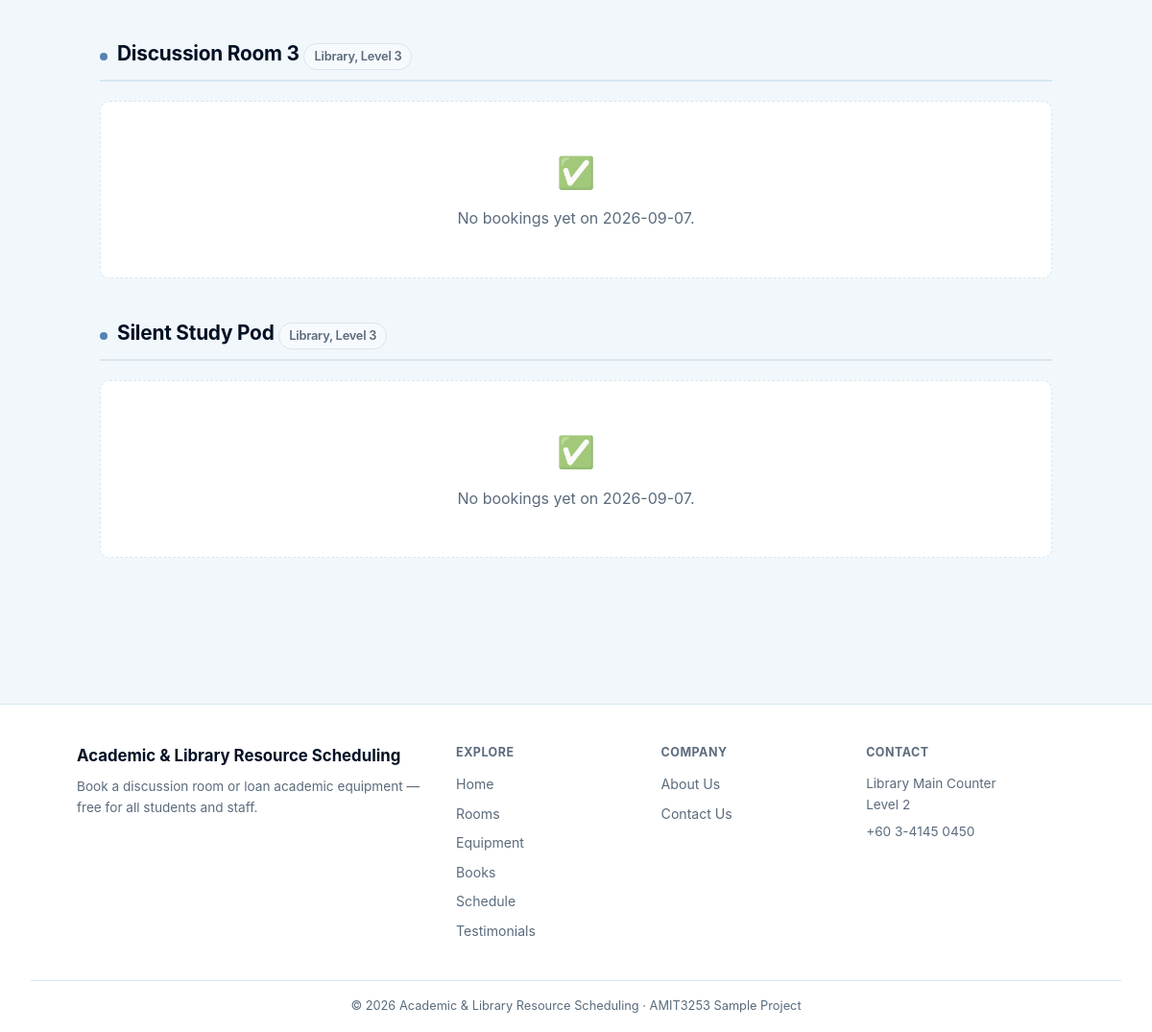
/schedule.php (lower part), run on an earlier commit of the app's database.
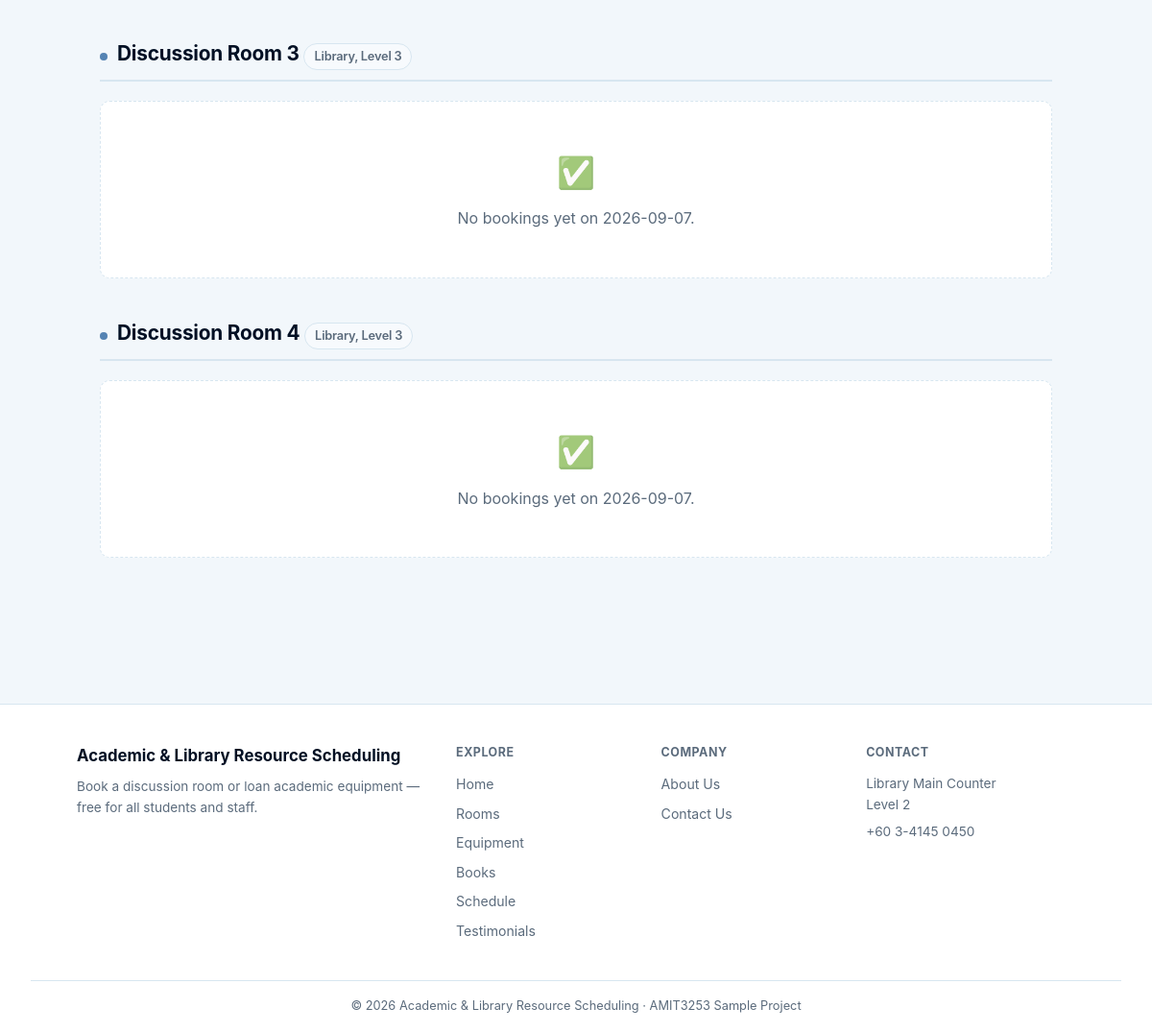
And on a later commit of the database.
### tables this page shows
CREATE TABLE rooms (
  id INT AUTO_INCREMENT PRIMARY KEY,
  room_name VARCHAR(100) NOT NULL,
  location VARCHAR(100) NOT NULL,
  capacity INT NOT NULL DEFAULT 1,
  image_url VARCHAR(500) NULL
);

### schedule.php (the view, shortened to what this page needs)
<?php
require 'config.php';
$date = $_GET['date'] ?? date('Y-m-d');
$rooms = $conn->query('SELECT * FROM rooms ORDER BY room_name')->fetch_all(MYSQLI_ASSOC);
$bookingsByRoom = [];
require 'partials/header.php';
?>
<?php foreach ($rooms as $r): ?>
<section>
<h2><?= htmlspecialchars($r['room_name']) ?> <span class="badge badge-neutral"><?= htmlspecialchars($r['location']) ?></span></h2>
<?php if (empty($bookingsByRoom[$r['id']])): ?>
<div class="empty-state">
<div class="empty-state-icon">&#9989;</div>
<p>No bookings yet on <?= htmlspecialchars($date) ?>.</p>
</div>
<?php endif; ?>
</section>
<?php endforeach; ?>
<?php require 'partials/footer.php'; ?>

### partials/header.php (shortened to what this page needs)
<!DOCTYPE html>
<html>
<head>
<link rel="stylesheet" href="style.css?v=<?= @filemtime(__DIR__ . '/../style.css') ?>">
</head>
<body>
<main class="container">

### partials/footer.php (shortened to what this page needs)
</main>
<footer class="site-footer">
<div class="footer-grid">
<div class="footer-brand">
<div class="footer-brand-name">Academic &amp; Library Resource Scheduling</div>
<p>Book a discussion room or loan academic equipment &mdash; free for all students and staff.</p>
</div>
<div class="footer-links">
<h4>Explore</h4>
<a href="index.php">Home</a>
<a href="rooms.php">Rooms</a>
<a href="equipment.php">Equipment</a>
<a href="books.php">Books</a>
<a href="schedule.php">Schedule</a>
<a href="testimonials.php">Testimonials</a>
</div>
<div class="footer-links">
<h4>Company</h4>
<a href="about.php">About Us</a>
<a href="contact.php">Contact Us</a>
</div>
<div class="footer-links">
<h4>Contact</h4>
<p>Library Main Counter<br>Level 2</p>
<p>+60 3-4145 0450</p>
</div>
</div>
<div class="footer-bottom">
<p>&copy; <?= date('Y') ?> Academic &amp; Library Resource Scheduling &middot; AMIT3253 Sample Project</p>
</div>
</footer>
</body>
</html>

### style.css (style rules this page uses)
:root { color-scheme: light; --accent: #5483B3; --accent-dark: #052659; --accent-soft: #C1E8FF; --bg: #f2f7fb; --surface: #ffffff; --surface-alt: #f7fafd; --text: #021024; --text-muted: #5b6b7c; --border: #d7e6f0; --danger: #c0392b; --danger-dark: #a5301f; --danger-soft: #fceceb; --success: #1e8449; --success-soft: #eafaf1; --warning: #8a5a00; --warning-soft: #fff4e0; --info: #7DA0CA; --info-soft: #eaf5fd; --radius-sm: 6px; --radius-md: 10px; --radius-lg: 16px; --shadow-sm: 0 1px 2px rgba(10, 20, 15, 0.06); --shadow-md: 0 8px 24px rgba(10, 20, 15, 0.10); }
* { box-sizing: border-box; }
body { font-family: -apple-system, BlinkMacSystemFont, "Segoe UI", Roboto, Helvetica, Arial, sans-serif; margin: 0; background: var(--bg); color: var(--text); line-height: 1.6; -webkit-font-smoothing: antialiased; }
.container { max-width: 1040px; margin: 0 auto; padding: 40px 24px 64px; }
h2 { color: var(--text); font-size: 1.3rem; font-weight: 700; letter-spacing: -0.01em; border-bottom: 2px solid var(--border); padding-bottom: 10px; margin: 0 0 20px; }
h2::before { content: ""; display: inline-block; width: 8px; height: 8px; border-radius: 50%; background: var(--accent); margin-right: 10px; }
.empty-state { text-align: center; padding: 48px 24px; background: var(--surface); border: 1px dashed var(--border); border-radius: var(--radius-md); color: var(--text-muted); margin-bottom: 32px; }
.empty-state-icon { font-size: 2rem; margin-bottom: 10px; opacity: 0.7; }
.empty-state p { margin: 0; }
.site-footer { background: var(--surface); border-top: 1px solid var(--border); margin-top: 48px; padding: 40px 32px 0; }
.footer-grid { max-width: 1040px; margin: 0 auto; display: grid; grid-template-columns: 2fr 1fr 1fr 1.2fr; gap: 32px; padding-bottom: 32px; }
.footer-brand-name { font-weight: 700; font-size: 1.05rem; color: var(--text); margin-bottom: 8px; }
.footer-brand p, .footer-links p { color: var(--text-muted); font-size: 0.85rem; margin: 0 0 6px; }
.footer-links h4 { margin: 0 0 12px; font-size: 0.78rem; font-weight: 700; text-transform: uppercase; letter-spacing: 0.04em; color: var(--text-muted); }
.footer-links a { display: block; color: var(--text-muted); text-decoration: none; font-size: 0.88rem; margin-bottom: 8px; }
.footer-bottom { border-top: 1px solid var(--border); padding: 16px 0; text-align: center; color: var(--text-muted); font-size: 0.8rem; }
.footer-bottom p { margin: 0; }
a { color: var(--accent); }
section { margin-bottom: 40px; }
.badge { display: inline-flex; align-items: center; gap: 5px; padding: 3px 10px; border-radius: 999px; font-size: 0.8rem; font-weight: 600; white-space: nowrap; }
.badge-neutral { background: var(--surface-alt); color: var(--text-muted); border: 1px solid var(--border); }

What changed in the data, as far as the page shows it:
changed rooms: room_name "Silent Study Pod" → "Discussion Room 4"
